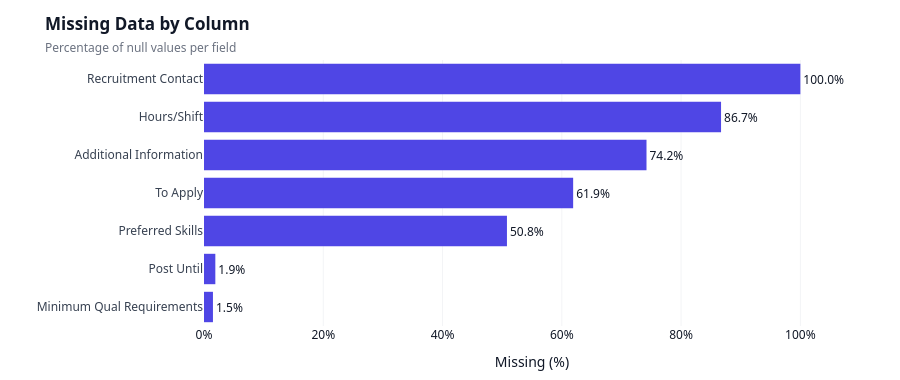

The code cell stored with this chart in its notebook:
### Code cell
# Plot the percentage of missing values in each incomplete column.
missing_cols = (
    profile.loc[profile["Missing Percent"] > 0]
    .sort_values("Missing Percent", ascending=True)
)

fig = px.bar(
    missing_cols,
    x="Missing Percent",
    y="Column",
    orientation="h",
    text="Missing Percent",
    title="<b>Missing Data by Column</b><br><span style='font-size: 12px; color: #6B7280;'>Percentage of null values per field</span>",
    template="plotly_white",
    height=380,
)

fig.update_traces(
    marker_color="#4F46E5",
    marker_line_width=0,
    texttemplate="%{text:.1f}%",
    textposition="outside",
    cliponaxis=False,
    hovertemplate="<b>%{y}</b><br>Missing: %{x:.1f}%<extra></extra>",
)

fig.update_layout(
    xaxis={
        "title": "Missing (%)",
        "range": [0, 110],
        "showgrid": True,
        "gridcolor": "#F3F4F6",
        "zeroline": False,
        "ticksuffix": "%",
    },
    yaxis={
        "title": "",
        "tickfont": {"size": 12, "color": "#374151"},
    },
    plot_bgcolor="white",
    paper_bgcolor="white",
    font={"family": "system-ui, -apple-system, sans-serif", "color": "#111827"},
    margin={"l": 20, "r": 40, "t": 60, "b": 40},
)

fig.show()

### Figure 1 — Plotly figure (JSON) as saved in the notebook; plotly's stock layout.template omitted (floating-point values rounded to 4 significant figures)
{"data": [{"cliponaxis": false, "hovertemplate": "<b>%{y}</b><br>Missing: %{x:.1f}%<extra></extra>", "legendgroup": "", "marker": {"color": "#4F46E5", "line": {"width": 0}, "pattern": {"shape": ""}}, "name": "", "orientation": "h", "showlegend": false, "text": [1.5, 1.9, 50.8, 61.9, 74.2, 86.7, 100.0], "textposition": "outside", "texttemplate": "%{text:.1f}%", "type": "bar", "x": [1.5, 1.9, 50.8, 61.9, 74.2, 86.7, 100.0], "xaxis": "x", "y": ["Minimum Qual Requirements", "Post Until", "Preferred Skills", "To Apply", "Additional Information", "Hours/Shift", "Recruitment Contact"], "yaxis": "y"}], "layout": {"barmode": "relative", "font": {"color": "#111827", "family": "system-ui, -apple-system, sans-serif"}, "height": 380, "legend": {"tracegroupgap": 0}, "margin": {"b": 40, "l": 20, "r": 40, "t": 60}, "paper_bgcolor": "white", "plot_bgcolor": "white", "title": {"text": "<b>Missing Data by Column</b><br><span style='font-size: 12px; color: #6B7280;'>Percentage of null values per field</span>"}, "xaxis": {"anchor": "y", "domain": [0, 1], "gridcolor": "#F3F4F6", "range": [0, 110], "showgrid": true, "ticksuffix": "%", "title": {"text": "Missing (%)"}, "zeroline": false}, "yaxis": {"anchor": "x", "domain": [0, 1], "tickfont": {"color": "#374151", "size": 12}, "title": {"text": ""}}}}
